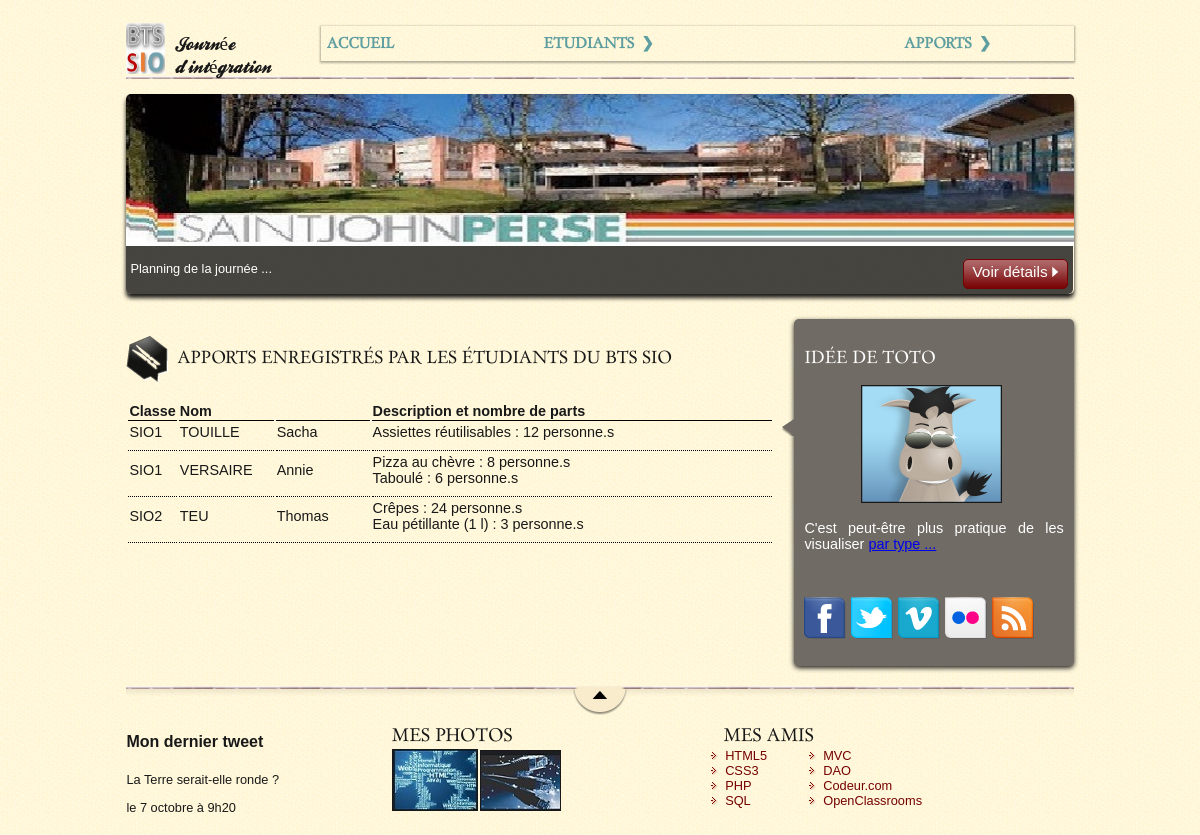
Screenshot of /4-SiteFourni/index.php?controleur=etudiants&action=consulterApportsParEtudiant with the database file from the repository.
### tables this page shows
CREATE TABLE IF NOT EXISTS `etudiant` (
`idE` int(11) NOT NULL,
  `nom` varchar(20) NOT NULL,
  `prenom` varchar(20) NOT NULL,
  `idC` int(11) DEFAULT NULL
);

CREATE TABLE IF NOT EXISTS `classe` (
`idC` int(11) NOT NULL,
  `libelle` varchar(10) NOT NULL
);

CREATE TABLE IF NOT EXISTS `apport` (
`idA` int(11) NOT NULL,
  `description` varchar(25) NOT NULL,
  `nbParts` int(11) NOT NULL,
  `idT` int(11) DEFAULT NULL
);

### 4-SiteFourni/modeles/BaseDAO.php (called while the page is built)
<?php
class BaseDAO {
    private $db;
    public function __construct() {
		try{
            $this->db = new PDO('mysql:host=localhost;dbname=ap.3pique-nique','root','root');
            $this->db->query("SET CHARACTER SET utf8");
		}
		catch ( PDOException $erreur){
            die("Erreur de connexion à la base de données ".$erreur->getMessage());
		}
    }
    public function query($sql) {
        return $this->db->query($sql);
    }
}

### 4-SiteFourni/modeles/EtudiantDAO.php (called while the page is built, shortened)
<?php
class EtudiantDAO extends BaseDAO{
    public function getLesApportsDesEtudiants() {
        $sql = "SELECT Etudiant.*, Classe.libelle as libelleC, Apport.idA, description, nbParts,Apport.idT, TypeApport.libelle as libelleT FROM Etudiant INNER JOIN Classe ON Etudiant.idC = Classe.idC "
                . "INNER JOIN Faire ON Etudiant.idE = FAIRE.idE "
                . "INNER JOIN Apport ON FAIRE.idA = APPORT.idA "
                . "INNER JOIN TypeApport ON Apport.idT = TYPEAPPORT.idT "
                . "ORDER BY Classe.libelle, nom, prenom, TypeApport.libelle;";
        $resultat = $this->query($sql);
        $lesLignes = $resultat->fetchall();
        $tabEtudiants = array();
        $idEtudiantCourant = "";
        $unEtudiant = "";
        foreach ($lesLignes as $uneLigne){
            if ($idEtudiantCourant !=$uneLigne['idE']){
                if ($unEtudiant){
                    $tabEtudiants[]=$unEtudiant;
                }
                $uneClasse = new Classe($uneLigne['libelleC'],$uneLigne['idC']);
                $unTypeApport = new TypeApport($uneLigne['libelleT'],$uneLigne['idT']);
                $unApport = new Apport($uneLigne['description'],$uneLigne['nbParts'],$unTypeApport,$uneLigne['idT']);
                $sesApports = array($unApport);
                $unEtudiant = new Etudiant($uneLigne['nom'], $uneLigne['prenom'], $uneClasse, $uneLigne['idE']);
                $unEtudiant->setSesApports($sesApports);
                $idEtudiantCourant =$uneLigne['idE'];
            }
            else
            {
                $unTypeApport = new TypeApport($uneLigne['libelleT'],$uneLigne['idT']);
                $unApport = new Apport($uneLigne['description'],$uneLigne['nbParts'],$unTypeApport,$uneLigne['idT']);
                $unEtudiant->ajouterApport($unApport);
            }
        }
        $tabEtudiants[]=$unEtudiant;
        return $tabEtudiants;
    }
}

### 4-SiteFourni/modeles/Etudiant.php (called while the page is built, shortened)
<?php
class Etudiant {
    private $nom;
    private $prenom;
    private $saClasse;
    private $sesApports;
    public function __construct(string $unNom, string $unPrenom, Classe $uneClasse=null, int $unId = null) {
        $this->nom=$unNom;
        $this->prenom= $unPrenom;
        $this->saClasse=$uneClasse;
        $this->sesApports=array();
    }
    public function getNom() {
        return $this->nom;
    }
    public function getPrenom() {
        return $this->prenom;
    }
    public function getSaClasse() {
        return $this->saClasse;
    }
    public function getSesApports() {
        return $this->sesApports;
    }
    public function setSesApports(array $desApports){
        $this->sesApports = $desApports;
    }
    public function ajouterApport(Apport $unApport){
        $this->sesApports[]=$unApport;
    }
}

### 4-SiteFourni/modeles/Classe.php (called while the page is built, shortened)
<?php
class Classe {
    private $libelle;
    public function __construct(string $unLibelle, int $unId = null) {
        $this->libelle=$unLibelle;
    }
    public function getLibelle() {
        return $this->libelle;
    }
}

### 4-SiteFourni/modeles/Apport.php (called while the page is built, shortened)
<?php
class Apport {
    private $description;
    private $nbParts;
    public function __construct(string $uneDescription, string $unNbParts, TypeApport $unTypeApport=null,int $unId = null) {
        $this->description=$uneDescription;
        $this->nbParts= $unNbParts;
    }
    public function getDescription() {
        return $this->description;
    }
    public function getNbParts() {
        return $this->nbParts;
    }
}

### 4-SiteFourni/vues/afficheApportsParEtudiant.php (the view)
<article id="listeApports">
        <h1><img src="images/ico_epingle.png" alt="Intégration" class="ico_categorie" />Apports enregistrés par les étudiants du BTS SIO</h1>
        <table>
            <tr>
                <th class="nomClasseApport"> Classe </th><th class="nomEtudiantApport"> Nom   </th><th class="prenomEtudiantApport"><th class="apport"> Description et nombre de parts</th>
            </tr>
             <?php
            foreach ($lesEtudiantsEtLeursApports as $unApport) {
            ?>
            <tr>
                <td> <?php echo $unApport->getSaClasse()->getLibelle(); ?></td>
                <td> <?php echo $unApport->getNom(); ?>   </td>
                <td> <?php echo $unApport->getPrenom(); ?> </td>
                <td>
                    <?php foreach ($unApport->getSesApports() as $unApport){
                            echo $unApport->getDescription()." : ".$unApport->getNbParts()." personne.s <br/>";
                          }
                    ?>
                </td>
            </tr>
            <?php
            }
            ?>
        </table>
    </article>
    <aside>
        <h1>Idée de Toto</h1>
        <img src="images/bulle.png" alt="" id="fleche_bulle" />
        <p id="photo_toto"><img src="images/toto_photo.png" alt="Avatar de l'auteur Toto" /></p>
        <p> C'est peut-être plus pratique de les visualiser <a href="index.php?controleur=apports&action=consulterApportsParType"> par type ... </a></p>
        <br/>
        <p><img src="images/facebook.png" alt="Facebook" /><img src="images/twitter.png" alt="Twitter" /><img src="images/vimeo.png" alt="Vimeo" /><img src="images/flickr.png" alt="Flickr" /><img src="images/rss.png" alt="RSS" /></p>
    </aside>

### 4-SiteFourni/style.css (style rules this page uses)
:root { --hauteur-menu: 35px; --hauteur-sousMenu: 25px; }
body { background: url('images/fond_jaune.png'); font-family: 'Trebuchet MS', Arial, sans-serif; color: #181818; }
section h1, footer h1, nav a { font-family: Dayrom, serif; font-weight: normal; text-transform: uppercase; }
article, aside { text-align: justify; }
article { margin-right: 20px; flex: 3; }
#listeEtudiants, #listeApports { font-size:0.9em; }
.ico_categorie { vertical-align: middle; margin-right: 8px; }
aside { flex: 1.2; position: relative; background-color: #706b64; box-shadow: 0px 2px 5px #1c1a19; border-radius: 5px; padding: 10px; color: white; font-size: 0.9em; }
#fleche_bulle { position: absolute; top: 100px; left: -12px; }
#photo_toto { text-align: center; }
#photo_toto img { border: 1px solid #181818; }
aside img { margin-right: 5px; }
footer p, footer ul { font-size: 0.8em; }
footer h1 { font-size: 1.1em; }
#tweet { width: 28%; }
#mes_photos { width: 35%; }
#mes_amis { width: 21%; }
#mes_photos img { margin-top : -10px; border: 1px solid #181818; margin-right: 2px; }
#listes_amis { display: flex; justify-content: space-between; margin-top: 0; }
#mes_amis ul { margin-top : -10px; list-style-image: url('images/ico_liensexterne.png'); padding-left: 2px; }
#mes_amis a { text-decoration: none; color: #760001; }
th { border-bottom: 1px solid black; }
.nomClasseApport { width: 5%; }
.nomEtudiantApport { width: 15%; }
.prenomEtudiantApport { width: 15%; }
.apport { width: 65%; }
table { margin: auto; }
td { border-bottom: 1px dotted black; padding-bottom: 10px; }

### rows the page displays
etudiant: idC.libelle "SIO1", nom "TOUILLE", prenom "Sacha", apport.description "Assiettes réutilisables", apport.nbParts "12"
etudiant: idC.libelle "SIO1", nom "VERSAIRE", prenom "Annie", apport.description "Pizza au chèvre", apport.nbParts "8", apport.description "Taboulé", apport.nbParts "6"
etudiant: idC.libelle "SIO2", nom "TEU", prenom "Thomas", apport.description "Crêpes", apport.nbParts "24", apport.description "Eau pétillante (1 l)", apport.nbParts "3"
